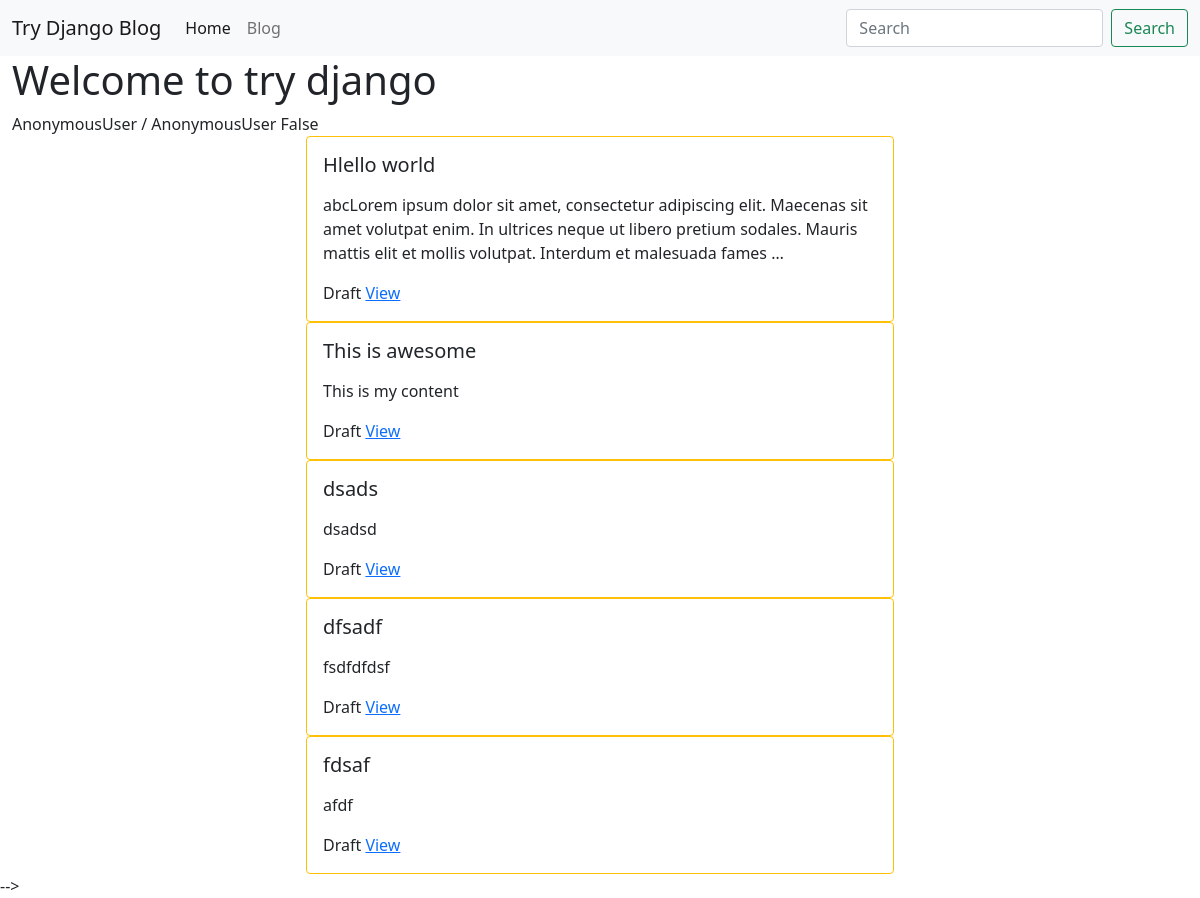
The page / on the database its author committed.
### blog/models.py (models this page shows, shortened)
class BlogPost(models.Model):
    user = models.ForeignKey(User, default=1, null=True, on_delete=models.SET_NULL)
    image = models.FileField(upload_to='image/', blank=True, null=True)
    title = models.CharField(max_length=120)
    slug = models.SlugField(unique=True)
    content = models.TextField(null=True, blank=True)
    publish_date = models.DateTimeField(auto_now=False, auto_now_add=False, null=True, blank=True)
    time_stamp = models.DateTimeField(auto_now_add=True)
    updated = models.DateTimeField(auto_now=True)
    objects = BlogPostManager()
    def get_absolute_url(self):
        return f"/blog/{self.slug}"

### SocialNetwok/views.py (the view)
# urls.py: path('', home_page),
def home_page(request):
    my_title = "Hello there...."
    qs = BlogPost.objects.all()[:5]
    context = {"title": "Welcome to try django", 'blog_list': qs}
    return render(request, "home.html",
                  context)

### blog/models.py (called while the page is built)
    def get_queryset(self):
        return BlogPostQuerySet(self.model, using=self._db)

### templates/home.html
{% extends "base.html" %}
{% block content %}
    <h1>{{ title }}</h1>
{{ request.user  }}
{{ request.path }}
{{ user }}
{{ user.is_authenticated }}
    {% for a in blog_list %}
        {% include 'blog/list-inline.html' with blog_post=a truncate=True detail=False%}
    {% endfor %}
{% endblock %}

### templates/base.html (shortened to what this page needs)
<!doctype html>
<html lang="en">
  <head>
    <link href="https://cdn.jsdelivr.net/npm/bootstrap@5.0.0-beta3/dist/css/bootstrap.min.css" rel="stylesheet">
  </head>
  <body>
  {% include "navbar.html" %}
  <div class="container-fluid">
               {% block content%}{% endblock %}
  </div>
    -->
  </body>
</html>

### templates/navbar.html (shortened to what this page needs)
<nav class="navbar navbar-expand-lg navbar-light bg-light">
  <div class="container-fluid">
    <a class="navbar-brand" href="/">Try Django Blog</a>
    <div class="collapse navbar-collapse" id="navbarSupportedContent">
      <ul class="navbar-nav me-auto mb-2 mb-lg-0">
        <li class="nav-item">
          <a class="nav-link active" aria-current="page" href="/">Home</a>
        </li>
        <li class="nav-item">
          <a class="nav-link" href="/blog">Blog</a>
      </ul>
      <form class="d-flex" action="/search/">
        <input class="form-control me-2" type="search" placeholder="Search" name="q" aria-label="Search">
        <button class="btn btn-outline-success" type="submit">Search</button>
      </form>
    </div>
  </div>
</nav>

### blog/templates/blog/list-inline.html (shortened to what this page needs)
<div class="col-12 col-md-6 myb-3 mx-auto">
 <div class="card {% if not blog_post.published_date %} border border-warning {% endif %}">
     <div class="card-body">
         <h5 class="card-title">{{ blog_post.title }}</h5>
         <p class="card-text">
              {% if truncate %}
             {{ blog_post.content|linebreaks|truncatewords:30 }}
            {% else %}
                   {{ blog_post.content|linebreaks}}
             {% endif %}
         </p>
     {% if not detail %}
         {% if not blog_post.published_date %} Draft {% endif %}
         <a href="{{ blog_post.get_absolute_url }}">View</a>
     {% endif %}
     </div>
 </div>
    </div>

### rows shown on the page
BlogPost: title "Hlello world", content "abcLorem ipsum dolor sit amet, consectetur adipiscing elit. Maecenas sit amet volutpat enim. In ultrices neque ut libero pretium sodales. Mauris mattis elit et mollis volutpat. Interdum et malesuada fames …"
BlogPost: title "This is awesome", content "This is my content"
BlogPost: title "dsads", content "dsadsd"
BlogPost: title "dfsadf", content "fsdfdfdsf"
BlogPost: title "fdsaf", content "afdf"

### other values the page prints
{{ title }} "Welcome to try django"
{{ request.user }} "AnonymousUser"
{{ request.path }} "/"
{{ user }} "AnonymousUser"
{{ user.is_authenticated }} "False"
